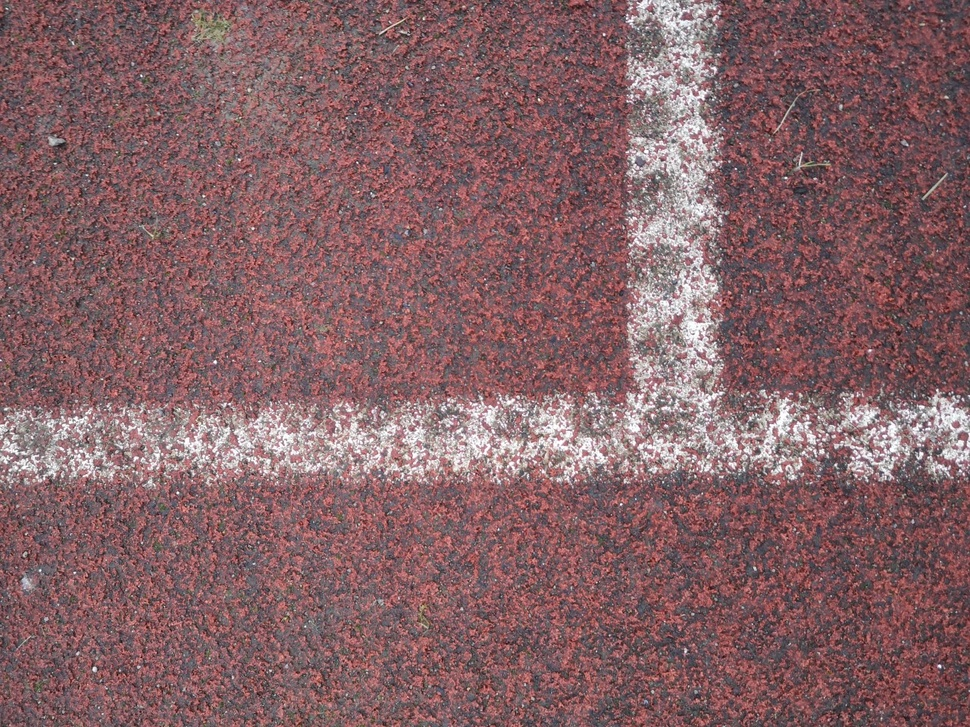
//> input picture piste_sample/T_line.jpg, 970 x 727 px, shrunk from 1280 x 960 before the run
$ ./image_analysis ../piste_sample/T_line.jpg   (built with g++ and OpenCV 4)
//> lines starting //> are read from the running program, lines starting //| are printed output that depends on the picture; after the words box and inside, x2 and y2 are one past the last pixel; in counts of white or black regions, pixels touching at a corner belong together
//> further down, Image is the input picture: 727 rows x 970 cols, CV_8UC3; mean B, G, R 101.6, 97.8, 132.4
### src/imgUtils.h
//
// Created by fourniem on 12/01/20.
//

#ifndef TE1_IMGUTILS_H
#define TE1_IMGUTILS_H

#include "opencv2/core/core.hpp"
#include "opencv2/imgproc/imgproc.hpp"
//#include "opencv2/imgcodecs.hpp"
#include "opencv2/highgui/highgui.hpp"


using namespace cv;

class imgUtils {


public:
    imgUtils();
    static void  swapQuadrants(const Mat &magI);
    static Mat addPadding(const Mat &I);
    static Mat readImage(int argc, char *const *argv);
    static Mat getMagnitude(Mat &complexI);
    static Mat genSinusoidalFrame(int size);
    static Mat computeDFT(Mat &I, bool show);

private:


};


#endif //TE1_IMGUTILS_H

### src/image_analysis.cpp
#include "opencv2/core/core.hpp"
#include "opencv2/imgproc/imgproc.hpp"
#include "opencv2/highgui/highgui.hpp"
#include "imgUtils.h"
#include <iostream>
#include <stdlib.h>
#include <list>
#include <limits>
#include <math.h>
#include <algorithm> // std::min()
#include "math.h"    // sawtooth(), ...
#include <iomanip>   // setprecision()


using namespace std;


void pathDetection(Mat &frame, Mat &frame_final, float& angle_value, float& abscissa_value){

    /// Matrix preparation for countours
    Mat frame_gray(frame.size(), CV_8UC1), frame_opened;
    cvtColor(frame, frame_gray, CV_RGB2GRAY);
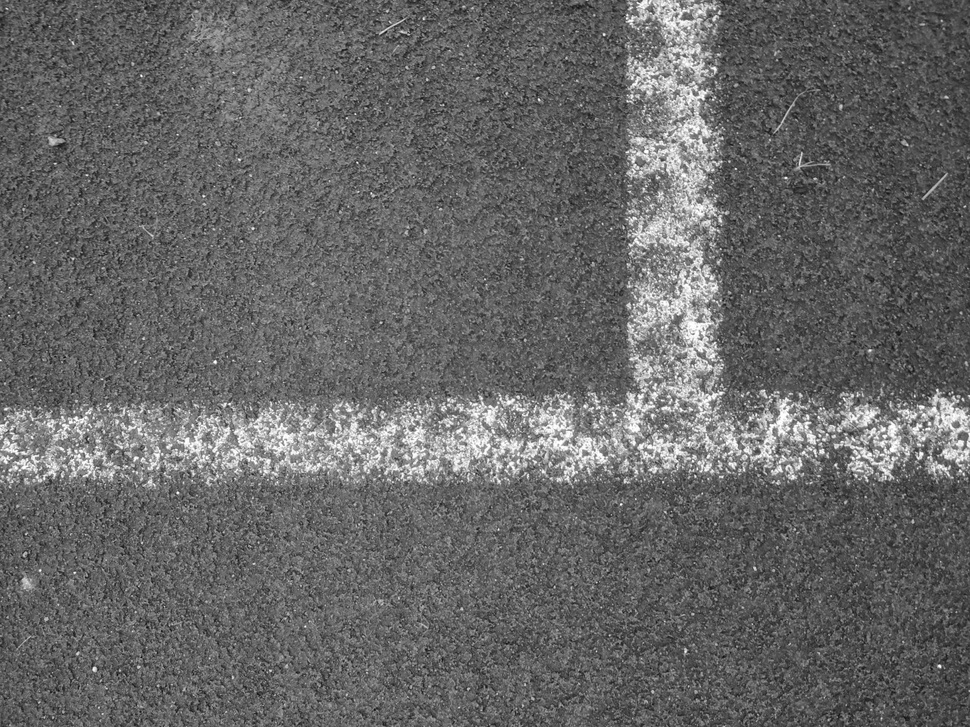
//> frame_gray: 727 rows x 970 cols, CV_8UC1; min 8, max 255, mean 102.9
    medianBlur ( frame_gray, frame_gray, 9 );
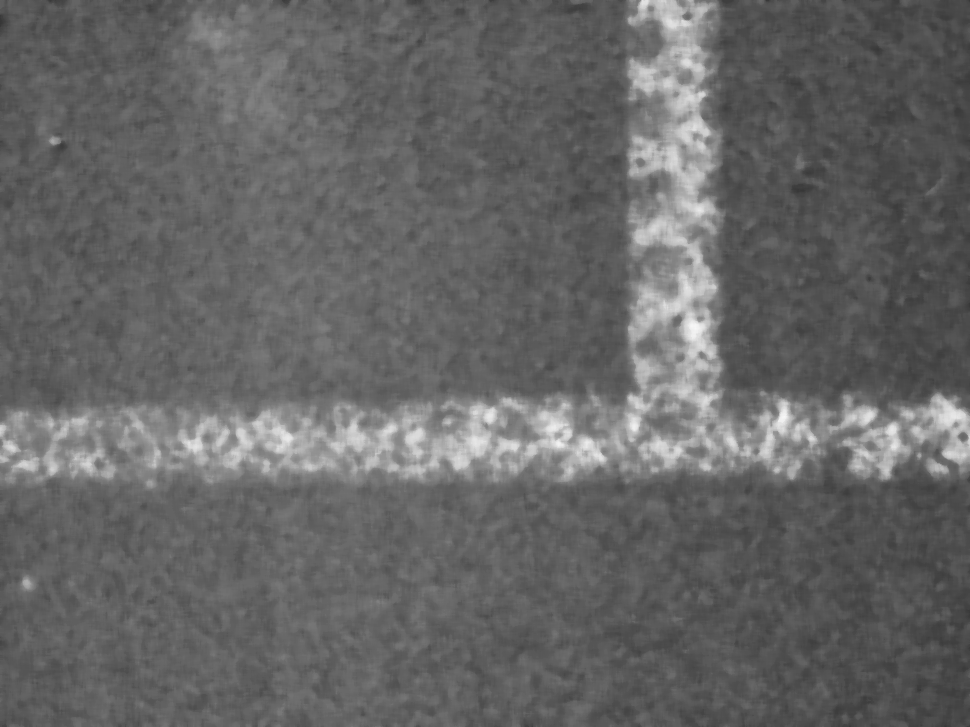
//> frame_gray: 727 rows x 970 cols, CV_8UC1; min 54, max 247, mean 101.6
    threshold(frame_gray, frame_final, 150, 255, CV_THRESH_BINARY);
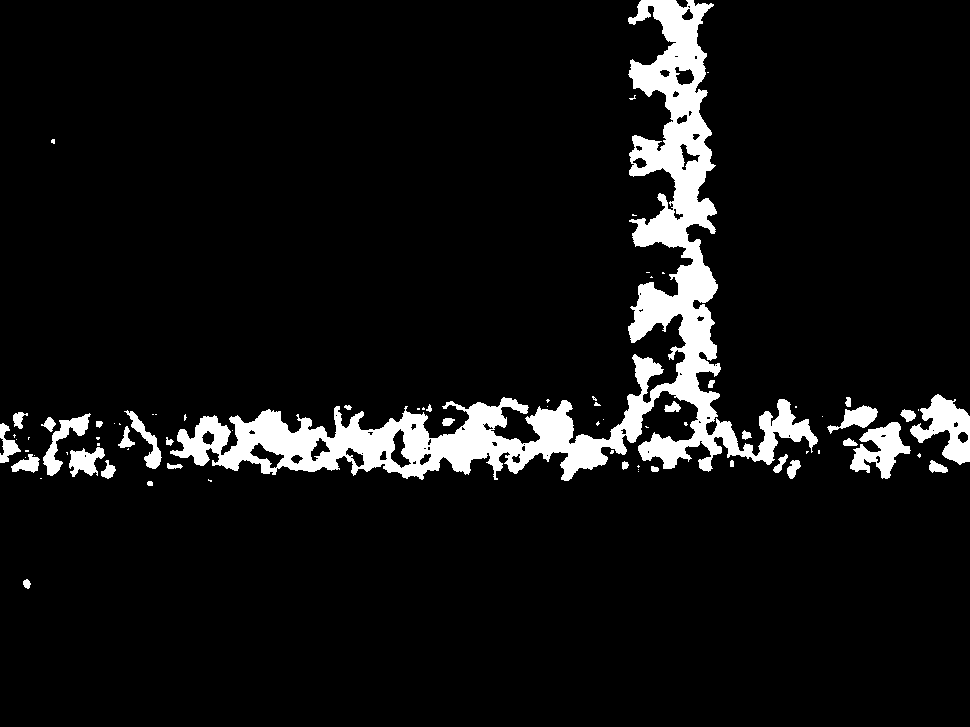
//> frame_final: 727 rows x 970 cols, CV_8UC1; 7.3% white; 78 white regions (45 under 20 px), largest, box (x1, y1, x2, y2) and area: (170, 0, 818, 481) 42362, (910, 394, 970, 465) 2103, (850, 422, 911, 479) 1703
    //erode(frame_gray, frame_opened, getStructuringElement(MORPH_RECT, Size(8, 8)));
    //dilate(frame_opened, frame_opened, getStructuringElement(MORPH_RECT, Size(50, 60)));

    /// Detection of contours
    Mat edges;
    Canny(frame_final, edges, 50, 200);
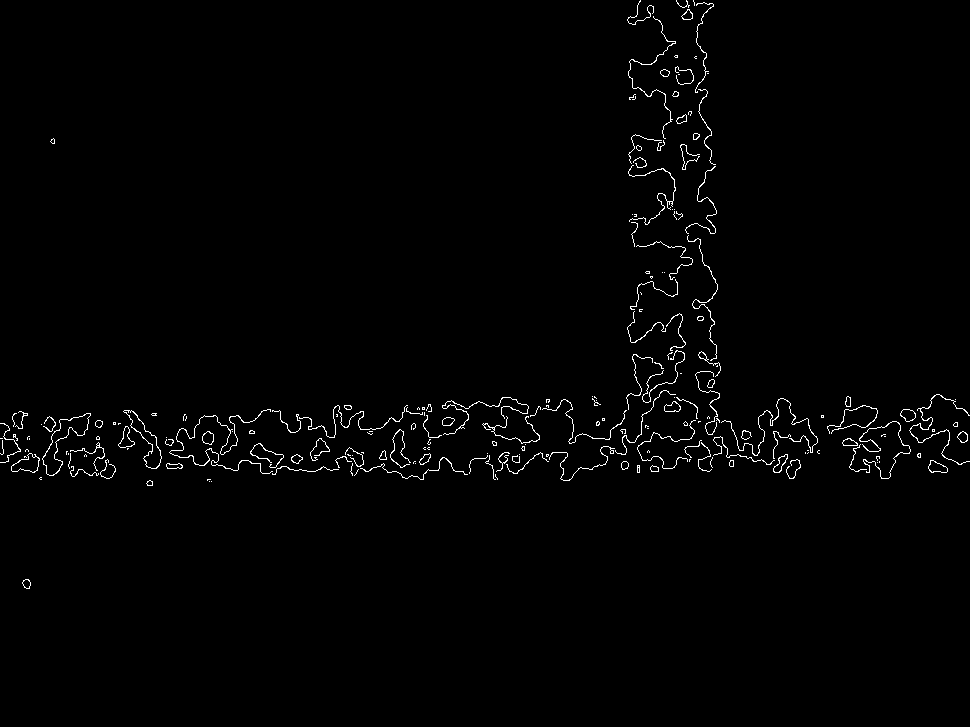
//> edges: 727 rows x 970 cols, CV_8UC1; 1.2% white in thin lines or dots, all inside (x1, y1, x2, y2) = (0, 0, 970, 589)
    vector<Vec4i> lines;
    HoughLinesP(edges, lines, 1, CV_PI/180, 20, 150, 250);
//> lines = 122 lines (x1, y1, x2, y2), first 8: [7, 456, 944, 456], [12, 419, 967, 435], [30, 471, 967, 438], [26, 457, 941, 472], [0, 438, 958, 438], [2, 441, 966, 441], [6, 425, 957, 425], [0, 423, 957, 423]
    float x1,x2,y1,y2;
    float n = 0,sumTheta =0,sumPosx=0;

    /// Finding center abscissa and orientation of the line
    for (size_t i=0; i<lines.size(); i++) {

        Vec4i l = lines[i];
        x1 = l[0],y1 = l[1],x2 = l[2],y2 = l[3];
        //cout << "angle = " << atan2(y2-y1,x2-x1)*180/M_PI << endl;
        //cout << "anglecondition = " << 70*M_PI/180 << endl;
//> (the run ends here: the program needs code that is not available in this run, at `if ( -50*M_PI/180 < sawtooth(atan2(y2-y1,x2-x1)) < 50*M_PI/180 )`)

$ run again, on piste_sample/line_and_rock.jpg
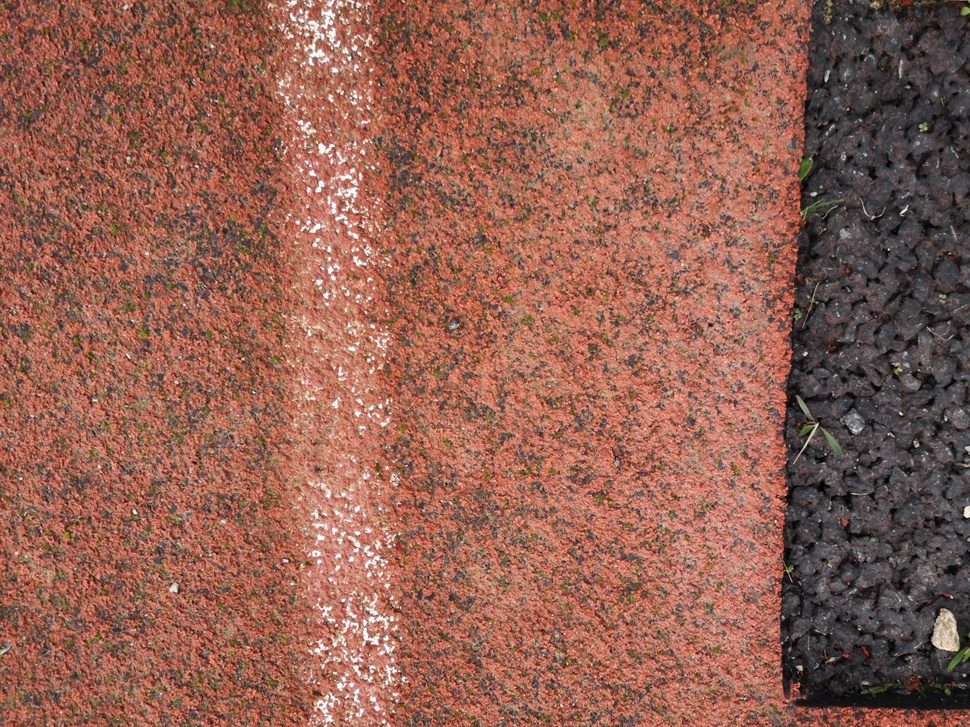
//> input picture piste_sample/line_and_rock.jpg, 970 x 727 px, shrunk from 1280 x 960 before the run
//> Image is the input picture: 727 rows x 970 cols, CV_8UC3; mean B, G, R 82.7, 97, 146.6
//> in pathDetection, `threshold(frame_gray, frame_final, 150, 255, CV_THRESH_BINARY);`:
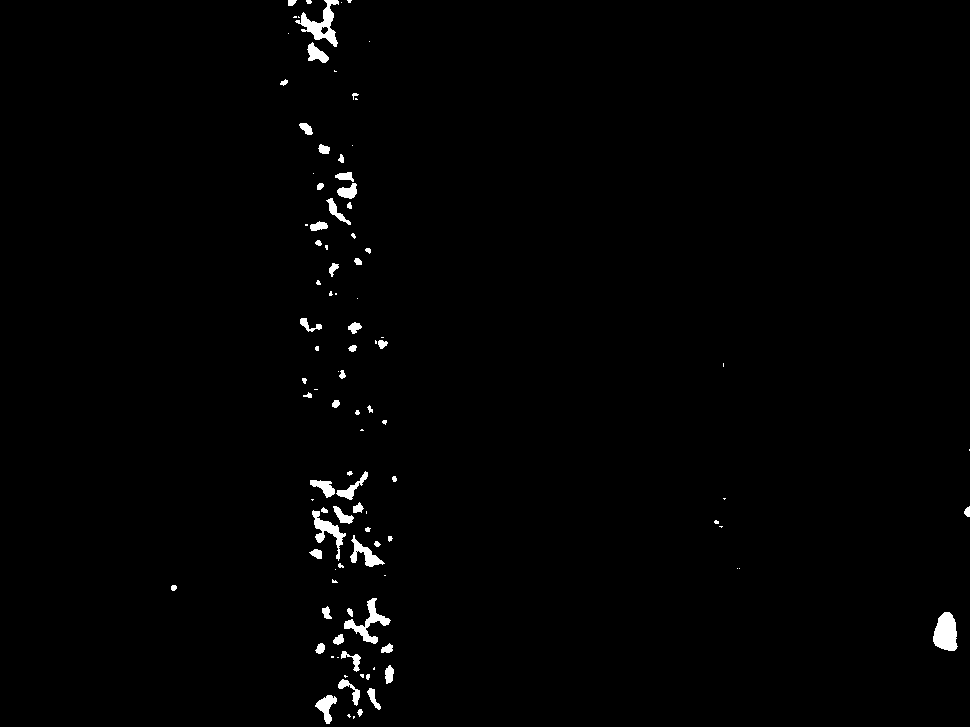
//> frame_final: 727 rows x 970 cols, CV_8UC1; 1.1% white; 102 white regions (44 under 20 px), largest, box (x1, y1, x2, y2) and area: (295, 0, 339, 47) 735, (933, 612, 958, 651) 726, (344, 598, 391, 644) 608
//> in pathDetection, `Canny(frame_final, edges, 50, 200);`:
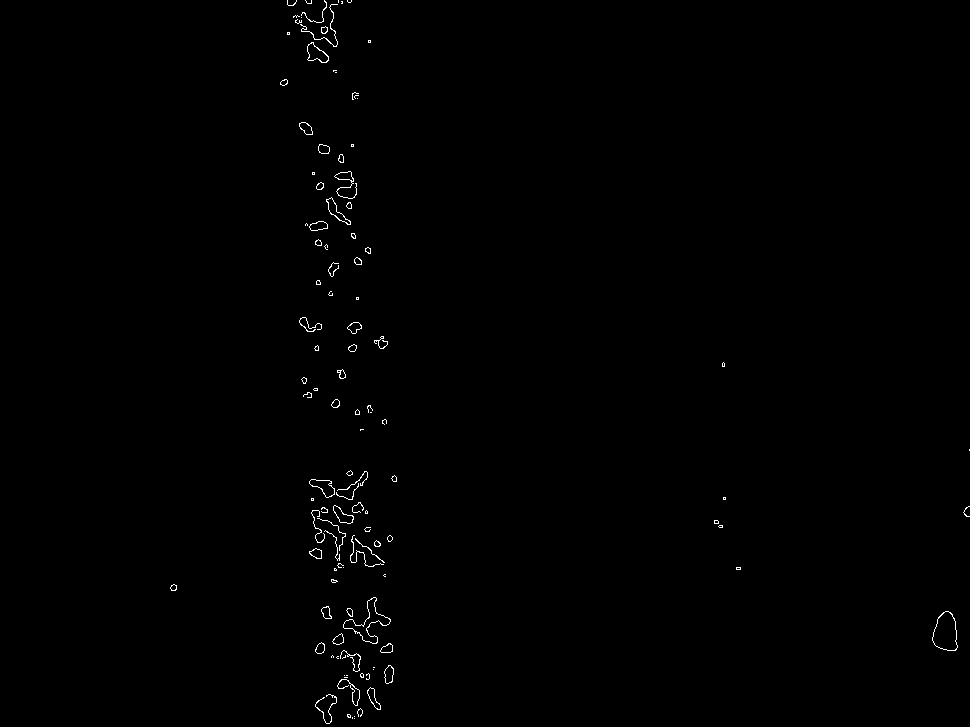
//> edges: 727 rows x 970 cols, CV_8UC1; 0.44% white in thin lines or dots, all inside (x1, y1, x2, y2) = (170, 0, 970, 724)
//> lines = 55 lines (x1, y1, x2, y2), first 8: [352, 718, 352, 93], [353, 703, 353, 93], [301, 20, 349, 717], [321, 711, 321, 22], [316, 22, 376, 708], [329, 723, 329, 7], [333, 703, 354, 92], [303, 12, 385, 682]

$ run again, on piste_sample/simple_line.jpg
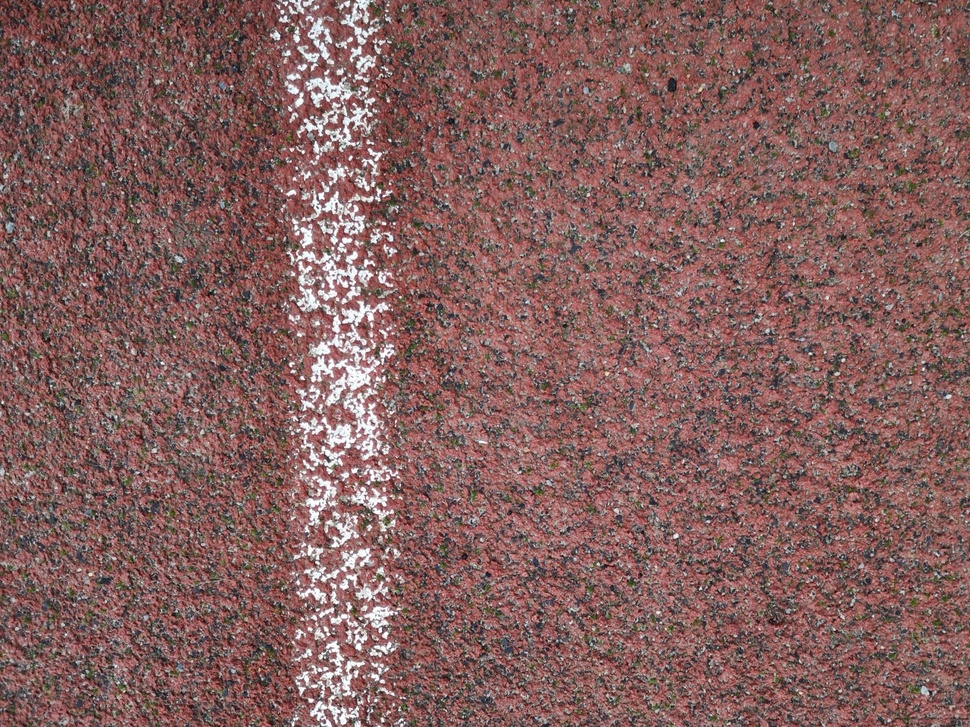
//> input picture piste_sample/simple_line.jpg, 970 x 727 px, shrunk from 1280 x 960 before the run
//> Image is the input picture: 727 rows x 970 cols, CV_8UC3; mean B, G, R 93.6, 95.9, 131.5
//> in pathDetection, `threshold(frame_gray, frame_final, 150, 255, CV_THRESH_BINARY);`:
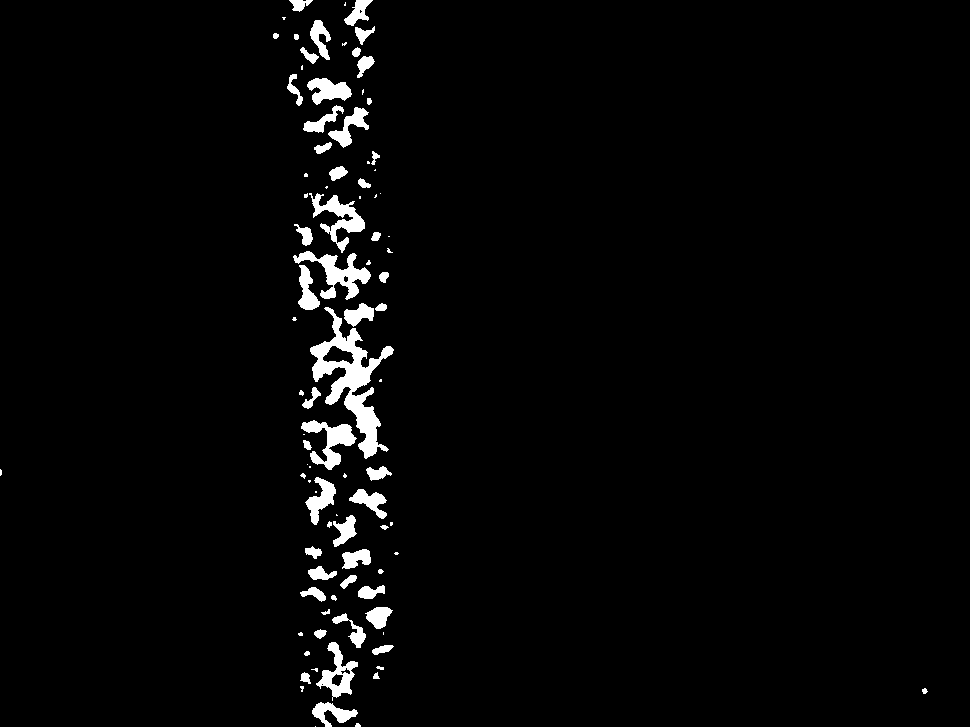
//> frame_final: 727 rows x 970 cols, CV_8UC1; 2.7% white; 92 white regions (34 under 20 px), largest, box (x1, y1, x2, y2) and area: (310, 307, 394, 459) 3767, (293, 251, 371, 300) 1373, (309, 193, 365, 253) 1160
//> in pathDetection, `Canny(frame_final, edges, 50, 200);`:
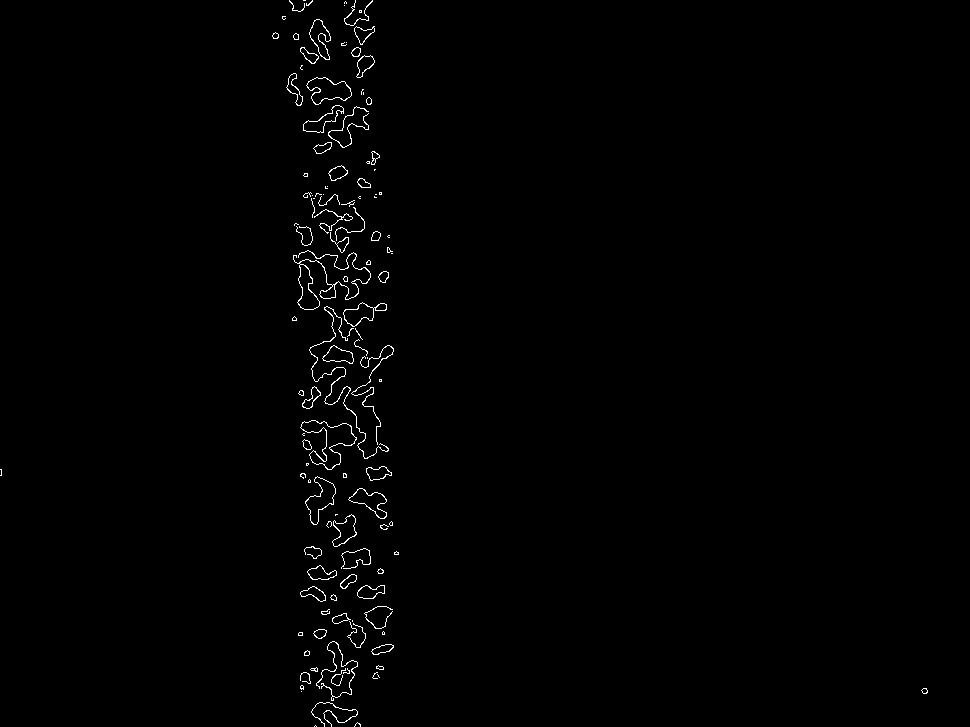
//> edges: 727 rows x 970 cols, CV_8UC1; 0.8% white in thin lines or dots
//> lines = 87 lines (x1, y1, x2, y2), first 8: [331, 726, 331, 81], [350, 718, 362, 19], [324, 726, 361, 10], [304, 0, 329, 722], [307, 5, 394, 554], [323, 723, 323, 25], [324, 26, 390, 650], [335, 717, 335, 84]
